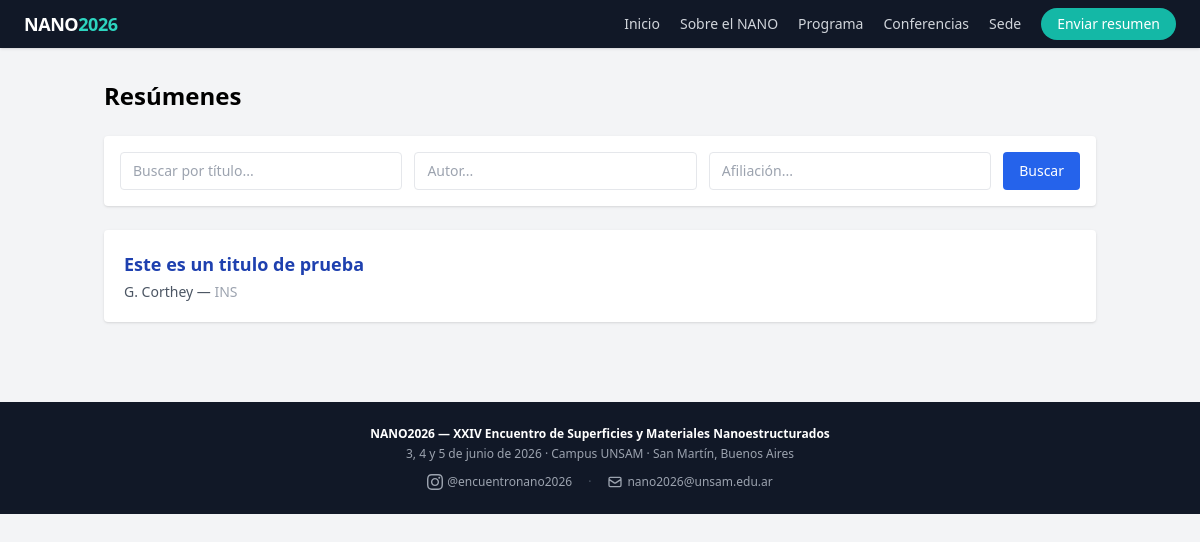
Page /abstracts on the earlier database version.
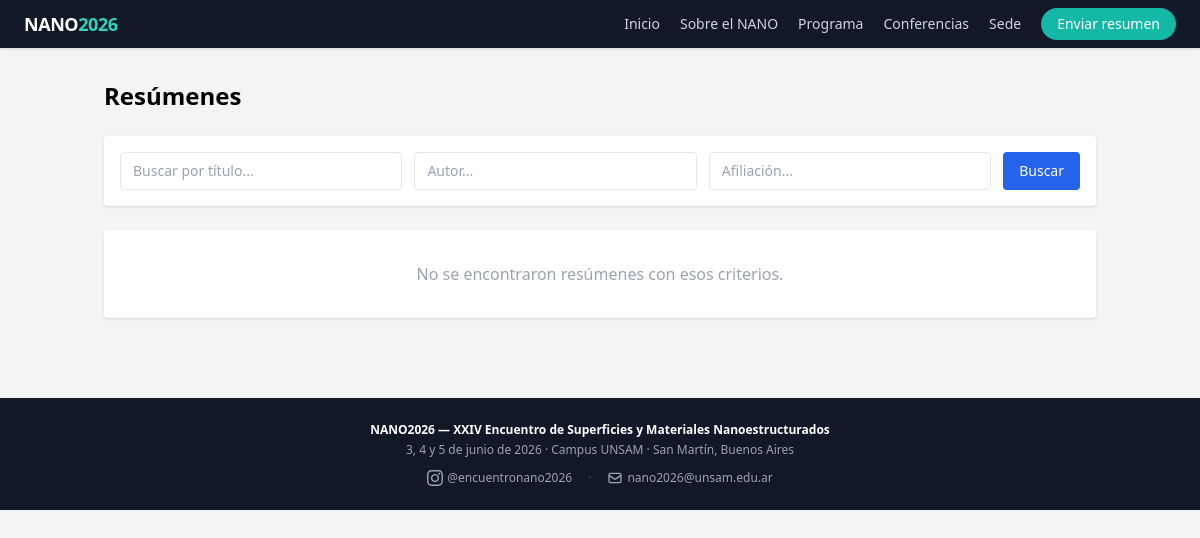
Same page on the later database version.
### app/models.py (models this page shows)
class Abstract(Base):
    __tablename__ = "abstracts"
    id = Column(Integer, primary_key=True, index=True)
    titulo = Column(String, nullable=False)
    autor = Column(String, nullable=False)
    afiliacion = Column(String, nullable=False)
    email_autor = Column(String, nullable=False)
    contenido_html = Column(Text, nullable=False)
    presentacion_oral = Column(Integer, default=0)  # 1 = sí
    estado = Column(Enum(EstadoEnum), default=EstadoEnum.pendiente)
    fecha_envio = Column(DateTime, default=datetime.utcnow)
    reviews = relationship("Review", back_populates="abstract")
    asignaciones = relationship("Asignacion", back_populates="abstract")
    autores = relationship("Autor", back_populates="abstract", order_by="Autor.orden")
    afiliaciones = relationship("Afiliacion", back_populates="abstract", order_by="Afiliacion.orden")
    area_tematica = Column(String, nullable=True)
    referencias_html = Column(Text, nullable=True)

### app/main.py (the view)
@app.get("/abstracts", response_class=HTMLResponse)
def abstracts_publicos(
    request: Request,
    q: str = "",
    autor: str = "",
    afiliacion: str = "",
    db: Session = Depends(get_db)
):
    query = db.query(models.Abstract).filter(
        models.Abstract.estado == models.EstadoEnum.aprobado
    )
    if q:
        query = query.filter(models.Abstract.titulo.ilike(f"%{q}%"))
    if autor:
        query = query.filter(models.Abstract.autor.ilike(f"%{autor}%"))
    if afiliacion:
        query = query.filter(models.Abstract.afiliacion.ilike(f"%{afiliacion}%"))
    abstracts = query.order_by(models.Abstract.fecha_envio.desc()).all()
    print("DEBUG abstracts:", len(abstracts), [a.titulo for a in abstracts])
    return templates.TemplateResponse("public/abstracts.html", {
        "request": request,
        "abstracts": abstracts,
        "q": q,
        "autor": autor,
        "afiliacion": afiliacion
    })

### app/templates/public/abstracts.html (shortened to what this page needs)
{% extends "public/base.html" %}
{% block content %}
<h1 class="text-2xl font-bold mb-6">Resúmenes</h1>
<form method="get" action="/abstracts" class="bg-white rounded shadow p-4 mb-6 flex flex-wrap gap-3">
    <input type="text" name="q" value="{{ q }}" placeholder="Buscar por título..."
        class="flex-1 border rounded px-3 py-2 text-sm focus:outline-none focus:ring-2 focus:ring-blue-400"/>
    <input type="text" name="autor" value="{{ autor }}" placeholder="Autor..."
        class="flex-1 border rounded px-3 py-2 text-sm focus:outline-none focus:ring-2 focus:ring-blue-400"/>
    <input type="text" name="afiliacion" value="{{ afiliacion }}" placeholder="Afiliación..."
        class="flex-1 border rounded px-3 py-2 text-sm focus:outline-none focus:ring-2 focus:ring-blue-400"/>
    <button class="bg-blue-600 text-white px-4 py-2 rounded hover:bg-blue-700 text-sm">Buscar</button>
</form>
{% if abstracts %}
<div class="space-y-4">
    {% for a in abstracts %}
    <div class="bg-white rounded shadow p-5 hover:shadow-md transition">
        <a href="/abstracts/{{ a.id }}" class="text-lg font-semibold text-blue-800 hover:underline">{{ a.titulo }}</a>
        <p class="text-gray-600 text-sm mt-1">{{ a.autor }} — <span class="text-gray-400">{{ a.afiliacion }}</span></p>
    </div>
    {% endfor %}
</div>
{% else %}
<div class="bg-white rounded shadow p-8 text-center text-gray-400">
    No se encontraron resúmenes con esos criterios.
</div>
{% endif %}
{% endblock %}

Differences in the rows shown:
removed Abstract: titulo "Este es un titulo de prueba", autor "G. Corthey", afiliacion "INS"
Other differences:
text now shown: "No se encontraron resúmenes con esos criterios."
